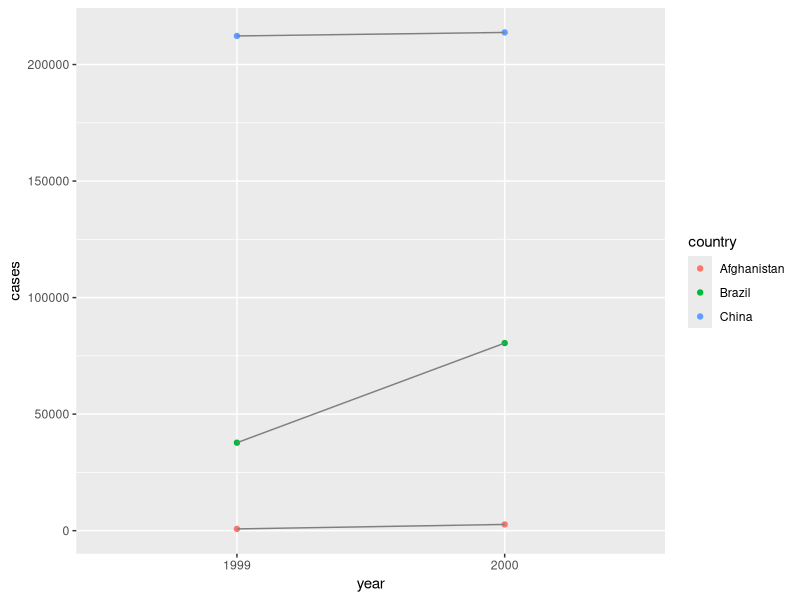

This figure's R source:
## ---- chunk 1
knitr::opts_chunk$set(
  echo = TRUE,
  comment = "#>",
  collapse = TRUE,
  cache = TRUE)
## ---- chunk 2
library(tidyverse)
## ---- chunk 3
##==== Extract the number of TB cases per country per year ====##
tb2_cases <- table2 %>%
  filter(type == "cases") %>%
  group_by(country) %>%
  count(year, wt = count) 

##==== Extract the matching population per country per year ====##
tb2_pop <- table2 %>%
  filter(type == "population") %>%
  group_by(country) %>%
  count(year, wt = count)

##==== Divide cases by population, and multiply by 10000. ====##
case_pop_rate <- (tb2_cases$n/tb2_pop$n) * 10000

##==== Store back in the appropriate place. ====#
tb2_cases$rate = case_pop_rate
tb2_pop$rate = case_pop_rate
tb2_cases
# tb2_pop same rate as above

##==== table4a and table4b ====##
## table4a is cases
## table4b is population. 
## What I want in summary is that, I want the rate (cases/population) for each country in each given year

renamed_tbl4a <- table4a %>%
  rename(c1999 = `1999`, c2000 = `2000`)

renamed_tbl4b <- table4b %>%
  rename(p1999 = `1999`, p2000 = `2000`) %>%
  select(-c(1)) ## removing country as it already exist in the same order in the other table

cbind(renamed_tbl4a, renamed_tbl4b) %>%
  transmute(
    country,
    rate1999 = (c1999 / p1999) * 10000,
    rate2000 = (c2000 / p2000) * 10000)

## ---- chunk 4

table2 %>% 
  filter(type == "cases") %>%
  ggplot(mapping = aes(as.factor(year), count)) +
  geom_point(aes(colour = country)) +
  geom_line(aes(group = country), colour = "grey50") +
  labs(x = "year", y = "cases")
  
